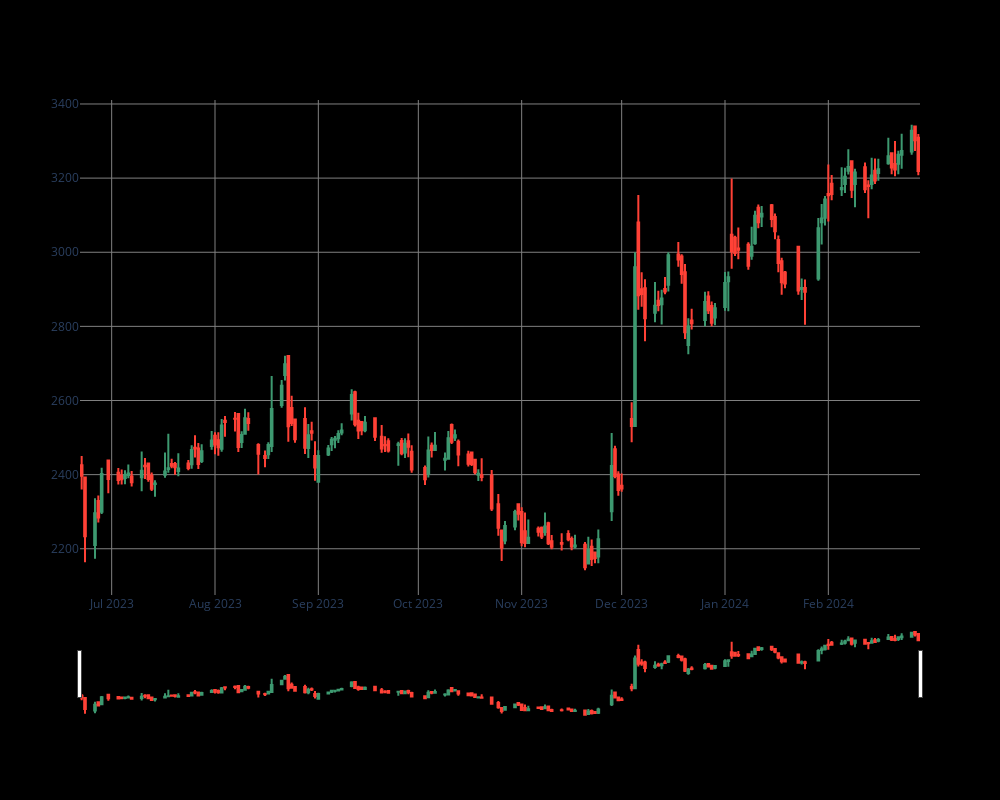

Write notebook code for a chart like this one.
### Code cell
def plot_candel(cl):
    clear_output(wait=True)
    data=download_symb(cl)
    data.symb()
    dfpl=data.data
    fig = go.Figure(data=[go.Candlestick(x=dfpl.index,
                open=dfpl['Open'],
                high=dfpl['High'],
                low=dfpl['Low'],
                close=dfpl['Close'])])
    fig.update_layout(
    autosize=False,
    width=1000,
    height=800, 
    paper_bgcolor='black',
    plot_bgcolor='black',
    xaxis=dict(gridcolor='grey'),
    yaxis=dict(gridcolor='grey')
    )
    #fig.add_scatter(x=dfpl.index, y=dfpl['pointpos'], mode="markers",marker=dict(size=8, color="MediumPurple"),name="Signal")
    fig.show()
select=ipy.Dropdown(options=(nifty_50))
ipy.interact(plot_candel,cl=select);

### Figure 1 — Plotly figure (JSON) as saved in the notebook; plotly's stock layout.template omitted (floating-point values rounded to 4 significant figures; data arrays with more than 128 entries replaced by an {"elided": "..."} marker saying what was removed)
{"data": [{"close": {"elided": "170 float values"}, "high": {"elided": "170 float values"}, "low": {"elided": "170 float values"}, "open": {"elided": "170 float values"}, "type": "candlestick", "x": {"elided": "170 str values"}}], "layout": {"autosize": false, "height": 800, "paper_bgcolor": "black", "plot_bgcolor": "black", "width": 1000, "xaxis": {"gridcolor": "grey"}, "yaxis": {"gridcolor": "grey"}}}
